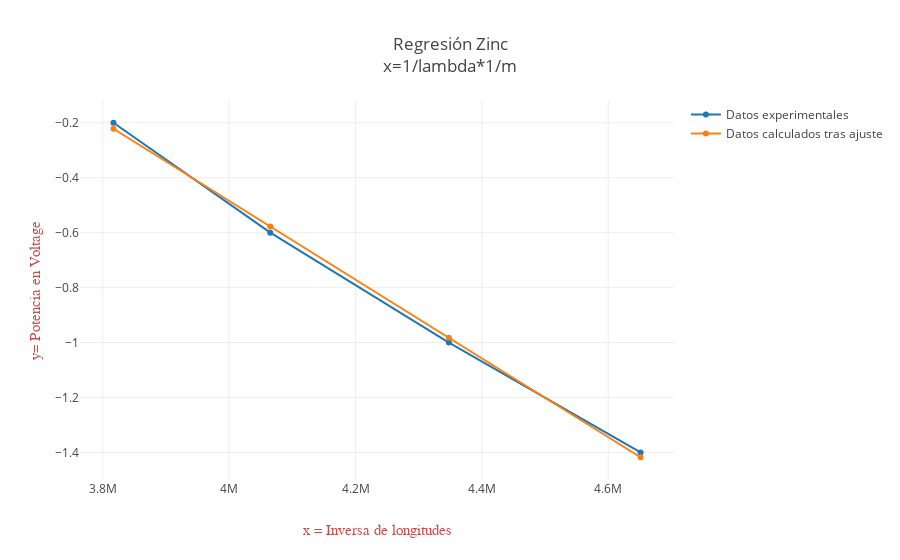

Notebook code cell kept with this figure:
### Code cell
datos = [
  { x: inversa_de_longitudes_de_onda_zinc, y: voltajes_medidos_zinc, name: 'Datos experimentales' }, 
  { x: inversa_de_longitudes_de_onda_zinc, y: voltajes_de_frenado_calculados_zinc, name: 'Datos calculados tras ajuste' },
];


var layout = {
  title: 'Regresión Zinc<br>x=1/lambda*1/m ',
  xaxis: { title: 'x = Inversa de longitudes',
    titlefont: { family: 'Arial, monospace', size: 15, color: '#c94c4c' , type: 'scatter', autorange: true, uirevision:'true' }
  },
  yaxis: {
    title: 'y= Potencia en Voltage', titlefont: {
      family: 'Arial, monospace ', size: 15, color: '#c94c4c' , type: 'scatter', autorange: true, uirevision:'true' }
  }
};
Plotly(datos, layout);

### Figure 1 — Plotly figure (JSON) as saved in the notebook; plotly's stock layout.template omitted (floating-point values rounded to 4 significant figures)
{"data": [{"x": [4651000.0, 4348000.0, 4065000.0, 3817000.0], "y": [-1.4, -1, -0.6, -0.2], "name": "Datos experimentales"}, {"x": [4651000.0, 4348000.0, 4065000.0, 3817000.0], "y": [-1.418, -0.9829, -0.5777, -0.2219], "name": "Datos calculados tras ajuste"}], "layout": {"title": "Regresión Zinc<br>x=1/lambda*1/m ", "xaxis": {"title": "x = Inversa de longitudes", "titlefont": {"family": "Arial, monospace", "size": 15, "color": "#c94c4c", "type": "scatter", "autorange": true, "uirevision": "true"}}, "yaxis": {"title": "y= Potencia en Voltage", "titlefont": {"family": "Arial, monospace ", "size": 15, "color": "#c94c4c", "type": "scatter", "autorange": true, "uirevision": "true"}}}}
